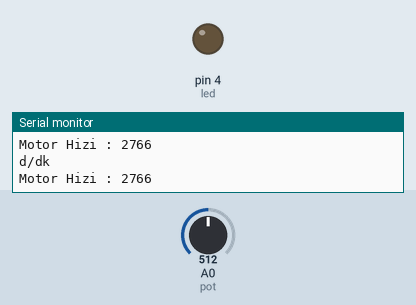
A sketch run on a simulated Arduino Uno, built with avr-gcc and run on an emulated ATmega328P. On the bench: output pins drawn as LEDs (lit = HIGH), the last lines printed to the serial monitor. Inputs (shaded band) come from the test bench; at power-on: A0 (pot) = 512. Pins used as bus, display or sensor lines are not drawn.

Above: at 1.2 s.
1.3 s: A0 (pot) set to 539
4.3 s: A0 (pot) set to 568
At 5.5 s:
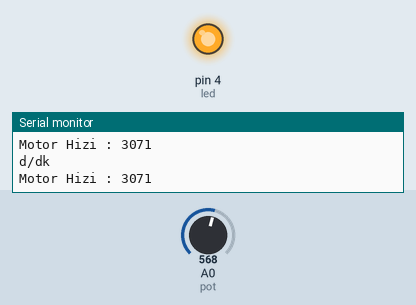
5.8 s: A0 (pot) set to 511
At 6.9 s:
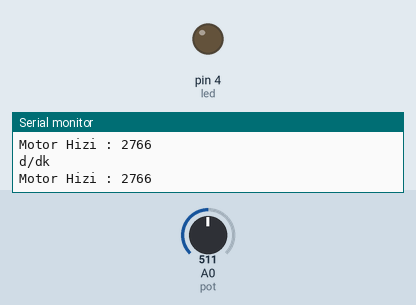
8.8 s: A0 (pot) set to 716
At 9.8 s:
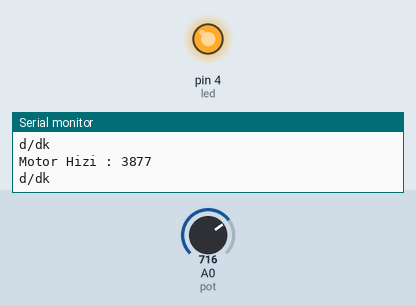
Timing chart, 0 to 11.8 s (numbered marks = the images above; inputs shaded):
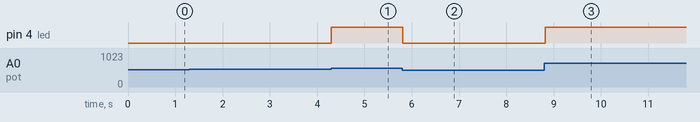

Measured:
- the behaviour switches between 553 and 554 on A0 (pot) (found by bisection; images 0 and 1)
- after the input at 4.3 s, pin 4 (led): LOW → HIGH at once
- after the input at 5.8 s, pin 4 (led): HIGH → LOW at once
- after the input at 8.8 s, pin 4 (led): LOW → HIGH at once

The sketch:

DcMotor.ino
```cpp
const int DC = 3;
const int pot = A0;
int motor;
int led = 4;


void setup()
{
  pinMode(DC, OUTPUT);
  pinMode(led, OUTPUT);
  Serial.begin(9600);
}


void loop()
{
   motor = analogRead(pot);
    motor = map(motor, 0,1023,0,255);
    analogWrite(DC, motor);
    int hiz = map(motor,0,255, 0,5555);

  if (hiz > 3000)
  {
  digitalWrite(led, HIGH);
  }
  else{
  digitalWrite(led, LOW);
  }

  Serial.print("Motor Hizi : ");
  Serial.println(hiz);
  Serial.println("d/dk");


}
```
